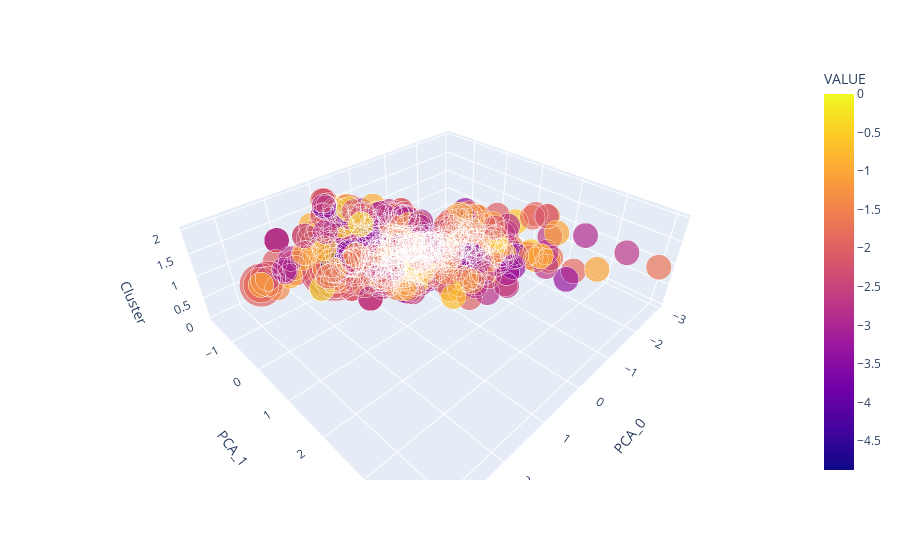

The cell this chart's notebook holds for it:
### Code cell
import plotly.express as px

df = scaffold_df

fig = px.scatter_3d(df, x=df['PCA_0'], y='PCA_1',z=df['Cluster'], size='count', color='VALUE', hover_name="TASKS", size_max=70)
fig.show()

### Figure 1 — Plotly figure (JSON) as saved in the notebook; plotly's stock layout.template omitted (floating-point values rounded to 4 significant figures; data arrays with more than 128 entries replaced by an {"elided": "..."} marker saying what was removed)
{"data": [{"hovertemplate": "<b>%{hovertext}</b><br><br>PCA_0=%{x}<br>PCA_1=%{y}<br>Cluster=%{z}<br>count=%{marker.size}<br>VALUE=%{marker.color}<extra></extra>", "hovertext": {"elided": "768 str values"}, "legendgroup": "", "marker": {"color": {"elided": "768 float values"}, "coloraxis": "coloraxis", "size": {"elided": "768 int values"}, "sizemode": "area", "sizeref": 0.001633, "symbol": "circle"}, "mode": "markers", "name": "", "scene": "scene", "showlegend": false, "type": "scatter3d", "x": {"elided": "768 float values"}, "y": {"elided": "768 float values"}, "z": {"elided": "768 int values"}}], "layout": {"coloraxis": {"colorbar": {"title": {"text": "VALUE"}}, "colorscale": [[0, "#0d0887"], [0.1111, "#46039f"], [0.2222, "#7201a8"], [0.3333, "#9c179e"], [0.4444, "#bd3786"], [0.5556, "#d8576b"], [0.6667, "#ed7953"], [0.7778, "#fb9f3a"], [0.8889, "#fdca26"], [1, "#f0f921"]]}, "legend": {"itemsizing": "constant", "tracegroupgap": 0}, "margin": {"t": 60}, "scene": {"domain": {"x": [0, 1], "y": [0, 1]}, "xaxis": {"title": {"text": "PCA_0"}}, "yaxis": {"title": {"text": "PCA_1"}}, "zaxis": {"title": {"text": "Cluster"}}}}}
